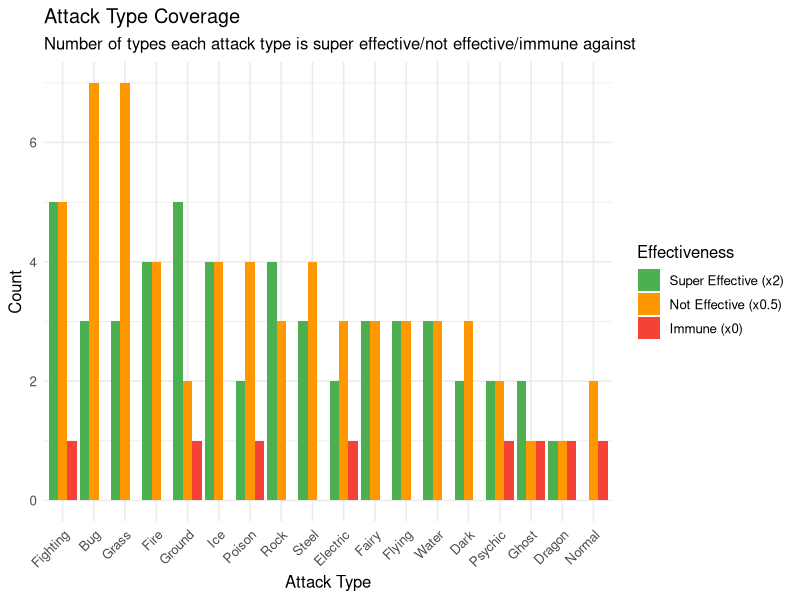
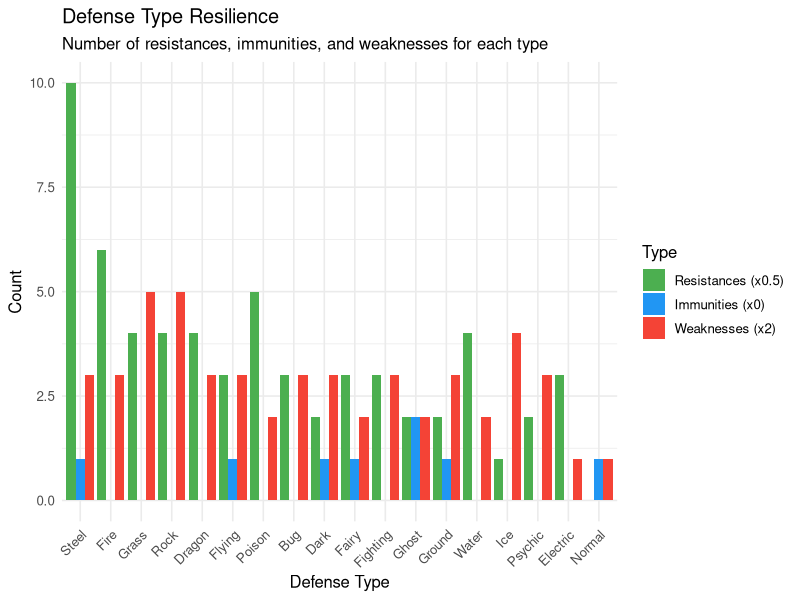
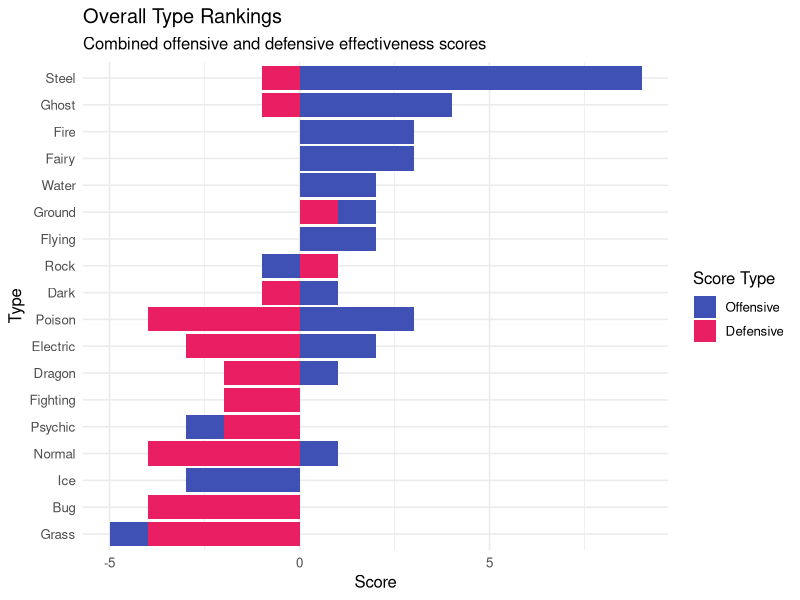
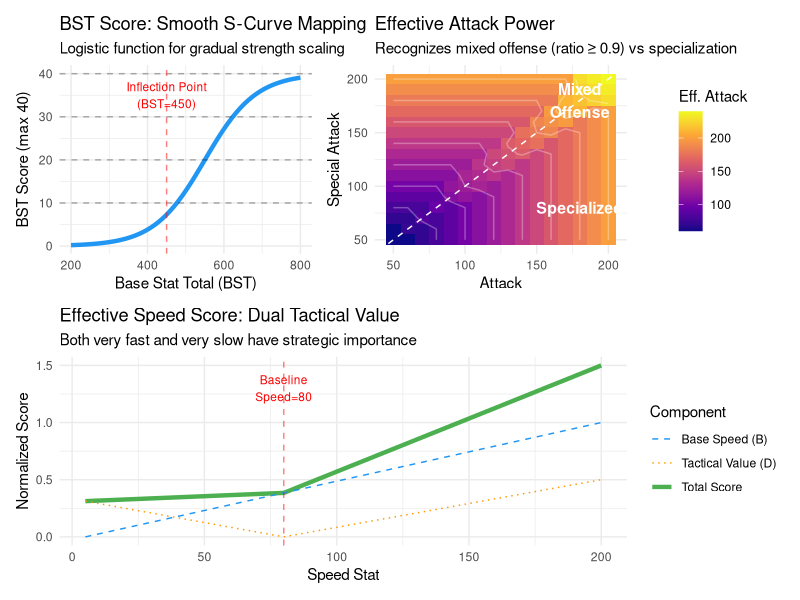
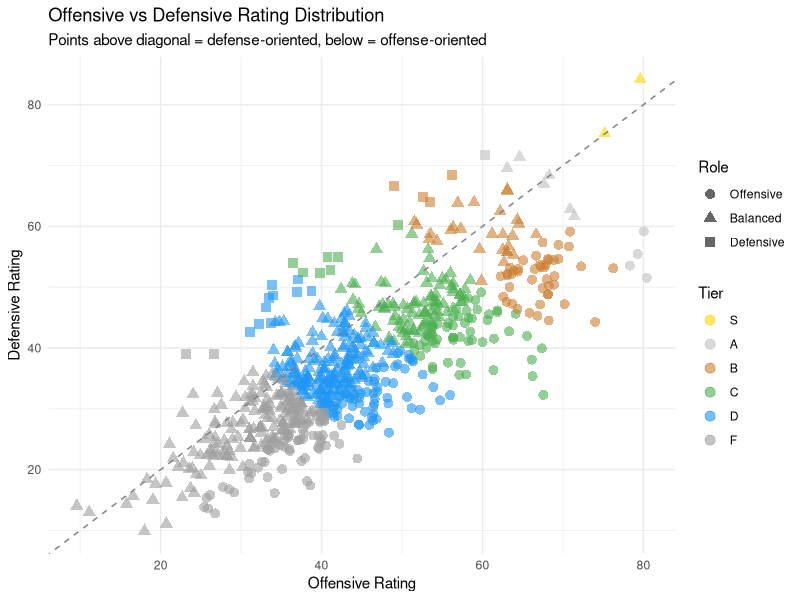
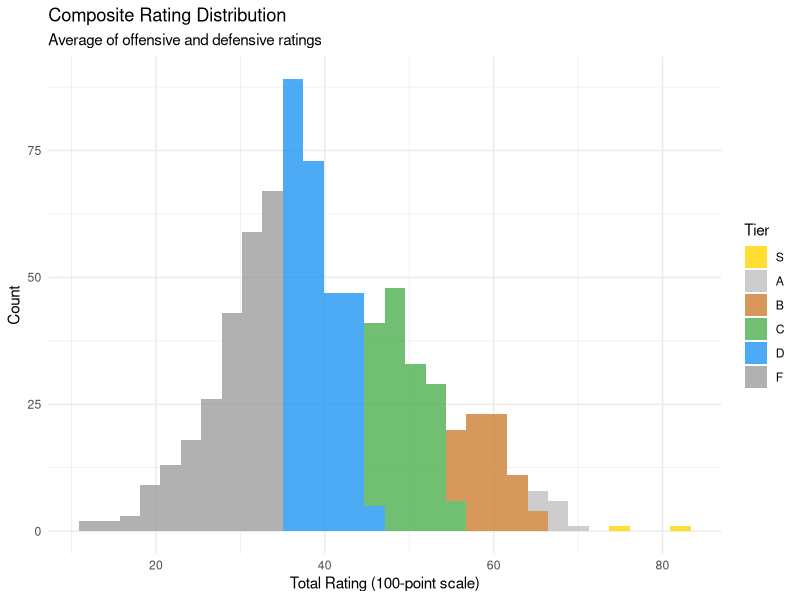
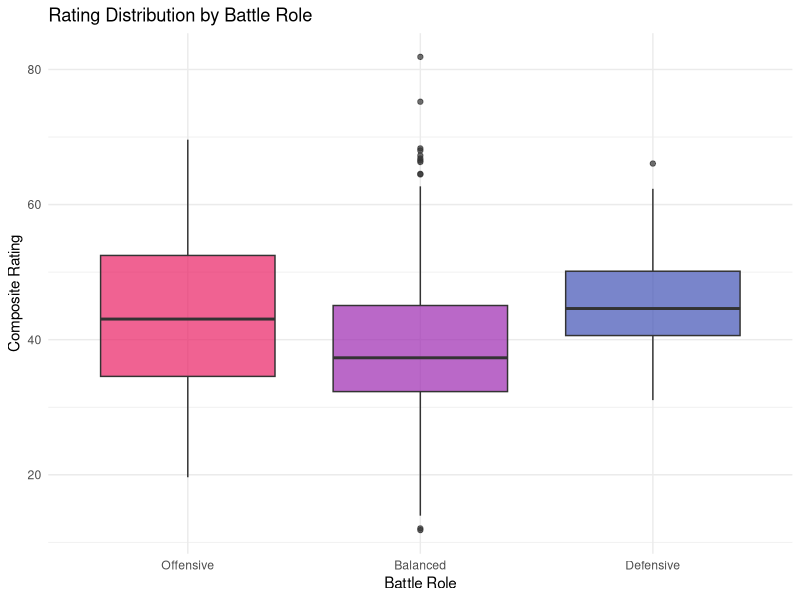

Write R code to recreate these figures, in order.
## ---- chunk 1
knitr::opts_chunk$set(
  echo = TRUE,
  message = FALSE,
  warning = FALSE,
  fig.width = 10,
  fig.height = 6
)
## ---- chunk 2
library(tidyverse)
library(knitr)
library(glue)
library(here)  # For robust path handling

set.seed(123)
theme_set(theme_minimal(base_size = 12))
## ---- chunk 3
# Load type effectiveness data
type_df <- read_csv("data/def_type_df.csv")

# Load Pokemon data
pokemon_df <- read_csv("data/pokemon_data_final_evolutions_enriched.csv")

# Restore factor levels
pokemon_df$generation <- factor(pokemon_df$generation, levels = paste0("Gen ", 1:9))
pokemon_df$category <- factor(pokemon_df$category,
  levels = c("Regular", "Legendary", "Mythical", "Paradox", "Ultra Beast")
)

cat(glue("Type matchups: {nrow(type_df)} combinations\n"))
cat(glue("Pokemon dataset: {nrow(pokemon_df)} Pokemon\n"))
## ---- chunk 4
# Calculate attack effectiveness for single types only
single_types <- c("Normal", "Fire", "Water", "Electric", "Grass", "Ice",
                  "Fighting", "Poison", "Ground", "Flying", "Psychic", "Bug",
                  "Rock", "Ghost", "Dragon", "Dark", "Steel", "Fairy")

# Filter to single defense types only for base analysis
single_type_matchups <- type_df |>
  filter(def_type %in% single_types)

# Count super-effective (x2), not very effective (x0.5), and immune (x0) for each attack type
attack_stats <- single_type_matchups |>
  group_by(atk_type) |>
  summarise(
    super_effective = sum(multiplier == 2),
    not_effective = sum(multiplier == 0.5),
    immune = sum(multiplier == 0),
    neutral = sum(multiplier == 1),
    .groups = "drop"
  ) |>
  mutate(
    offensive_score = super_effective - not_effective - immune * 2,
    coverage_ratio = super_effective / 18
  ) |>
  arrange(desc(super_effective))

kable(attack_stats, caption = "Attack Type Effectiveness (vs Single Types)")
## ---- chunk 5
# Visualize attack effectiveness
attack_stats |>
  pivot_longer(cols = c(super_effective, not_effective, immune),
               names_to = "effectiveness", values_to = "count") |>
  mutate(effectiveness = factor(effectiveness,
    levels = c("super_effective", "neutral", "not_effective", "immune"))) |>
  ggplot(aes(x = reorder(atk_type, -count), y = count, fill = effectiveness)) +
  geom_col(position = "dodge") +
  scale_fill_manual(values = c("super_effective" = "#4CAF50",
                                "not_effective" = "#FF9800",
                                "immune" = "#F44336"),
                    labels = c("Super Effective (x2)", "Not Effective (x0.5)", "Immune (x0)")) +
  labs(
    title = "Attack Type Coverage",
    subtitle = "Number of types each attack type is super effective/not effective/immune against",
    x = "Attack Type", y = "Count", fill = "Effectiveness"
  ) +
  theme(axis.text.x = element_text(angle = 45, hjust = 1))
## ---- chunk 6
# Best attack types (most super-effective)
best_attack <- attack_stats |>
  arrange(desc(super_effective)) |>
  head(5)

cat("=== TOP 5 ATTACK TYPES (Most Super-Effective Coverage) ===\n")
for (i in 1:nrow(best_attack)) {
  cat(glue("{i}. {best_attack$atk_type[i]}: {best_attack$super_effective[i]} types SE, {best_attack$not_effective[i]} types NVE, {best_attack$immune[i]} immunities\n\n"))
}

# Worst attack types (least super-effective + most resisted)
worst_attack <- attack_stats |>
  arrange(super_effective, desc(not_effective + immune)) |>
  head(5)

cat("\n=== BOTTOM 5 ATTACK TYPES (Least Effective Coverage) ===\n")
for (i in 1:nrow(worst_attack)) {
  cat(glue("{i}. {worst_attack$atk_type[i]}: {worst_attack$super_effective[i]} types SE, {worst_attack$not_effective[i]} types NVE, {worst_attack$immune[i]} immunities\n\n"))
}
## ---- chunk 7
# Calculate defense effectiveness for single types
defense_stats <- single_type_matchups |>
  group_by(def_type) |>
  summarise(
    weaknesses = sum(multiplier == 2),
    resistances = sum(multiplier == 0.5),
    immunities = sum(multiplier == 0),
    neutral = sum(multiplier == 1),
    .groups = "drop"
  ) |>
  mutate(
    defensive_score = resistances + immunities * 2 - weaknesses,
    resistance_ratio = (resistances + immunities) / 18
  ) |>
  arrange(desc(defensive_score))

kable(defense_stats, caption = "Defense Type Effectiveness (Single Types)")
## ---- chunk 8
# Visualize defense effectiveness
defense_stats |>
  pivot_longer(cols = c(weaknesses, resistances, immunities),
               names_to = "type", values_to = "count") |>
  mutate(type = factor(type, levels = c("resistances", "immunities", "weaknesses"))) |>
  ggplot(aes(x = reorder(def_type, -count), y = count, fill = type)) +
  geom_col(position = "dodge") +
  scale_fill_manual(values = c("resistances" = "#4CAF50",
                                "immunities" = "#2196F3",
                                "weaknesses" = "#F44336"),
                    labels = c("Resistances (x0.5)", "Immunities (x0)", "Weaknesses (x2)")) +
  labs(
    title = "Defense Type Resilience",
    subtitle = "Number of resistances, immunities, and weaknesses for each type",
    x = "Defense Type", y = "Count", fill = "Type"
  ) +
  theme(axis.text.x = element_text(angle = 45, hjust = 1))
## ---- chunk 9
# Best defense types (most resistances + immunities, fewest weaknesses)
best_defense <- defense_stats |>
  arrange(desc(defensive_score)) |>
  head(5)

cat("=== TOP 5 DEFENSE TYPES (Best Defensive Profile) ===\n")
for (i in 1:nrow(best_defense)) {
  cat(glue("{i}. {best_defense$def_type[i]}: {best_defense$resistances[i]} resistances, {best_defense$immunities[i]} immunities, {best_defense$weaknesses[i]} weaknesses\n\n"))
}

# Worst defense types
worst_defense <- defense_stats |>
  arrange(defensive_score) |>
  head(5)

cat("\n=== BOTTOM 5 DEFENSE TYPES (Worst Defensive Profile) ===\n")
for (i in 1:nrow(worst_defense)) {
  cat(glue("{i}. {worst_defense$def_type[i]}: {worst_defense$resistances[i]} resistances, {worst_defense$immunities[i]} immunities, {worst_defense$weaknesses[i]} weaknesses\n\n"))
}
## ---- chunk 10
# Get dual type combinations
dual_type_matchups <- type_df |>
  filter(str_detect(def_type, "/"))

# Calculate defense stats for dual types
dual_defense_stats <- dual_type_matchups |>
  group_by(def_type) |>
  summarise(
    weaknesses_4x = sum(multiplier == 4),
    weaknesses_2x = sum(multiplier == 2),
    resistances_half = sum(multiplier == 0.5),
    resistances_quarter = sum(multiplier == 0.25),
    immunities = sum(multiplier == 0),
    .groups = "drop"
  ) |>
  mutate(
    total_weaknesses = weaknesses_4x + weaknesses_2x,
    total_resistances = resistances_half + resistances_quarter + immunities,
    defensive_score = total_resistances - total_weaknesses - weaknesses_4x
  )

# Best dual types
best_dual <- dual_defense_stats |>
  arrange(desc(defensive_score)) |>
  head(10)

cat("=== TOP 10 DUAL TYPE COMBINATIONS (Defensive) ===\n")
kable(best_dual |> select(def_type, total_weaknesses, weaknesses_4x, total_resistances, immunities, defensive_score),
      caption = "Best Dual Type Combinations")

# Worst dual types
worst_dual <- dual_defense_stats |>
  arrange(defensive_score) |>
  head(10)

cat("\n=== BOTTOM 10 DUAL TYPE COMBINATIONS (Defensive) ===\n")
kable(worst_dual |> select(def_type, total_weaknesses, weaknesses_4x, total_resistances, immunities, defensive_score),
      caption = "Worst Dual Type Combinations")
## ---- chunk 11
# Create comprehensive type score combining offense and defense
type_overall <- attack_stats |>
  select(type = atk_type, offensive_score) |>
  left_join(
    defense_stats |> select(type = def_type, defensive_score),
    by = "type"
  ) |>
  mutate(
    overall_score = offensive_score + defensive_score
  ) |>
  arrange(desc(overall_score))

kable(type_overall, caption = "Overall Type Rankings (Offense + Defense Combined)")

# Visualize overall type rankings
type_overall |>
  pivot_longer(cols = c(offensive_score, defensive_score),
               names_to = "score_type", values_to = "score") |>
  ggplot(aes(x = reorder(type, overall_score), y = score, fill = score_type)) +
  geom_col(position = "stack") +
  coord_flip() +
  scale_fill_manual(values = c("offensive_score" = "#E91E63", "defensive_score" = "#3F51B5"),
                    labels = c("Offensive", "Defensive")) +
  labs(
    title = "Overall Type Rankings",
    subtitle = "Combined offensive and defensive effectiveness scores",
    x = "Type", y = "Score", fill = "Score Type"
  )
## ---- chunk 12
# Smooth BST Score Calculator (40 points max)
# Uses logistic function (S-curve) for smooth transition
calc_bst_score <- function(total, atk, spatk, eff_atk) {
  # Parameters for S-curve - adjusted for higher scores
  # Midpoint at BST=450 (shifted left to give higher scores overall)
  # Steepness: gradual transition from 250-700
  L <- 40      # Maximum score
  k <- 0.015   # Steepness (increased for faster growth)
  x0 <- 450    # Inflection point (lowered to boost scores)
  bst = total - atk - spatk + eff_atk  # Use effective attack to avoid double counting

  # Logistic function: L / (1 + exp(-k * (x - x0)))
  score <- L / (1 + exp(-k * (bst - x0)))

  # Ensure minimum of 5 points for very weak Pokemon
  return(score)
}

# Efficient Attack Power Calculator
# Recognizes mixed offense vs specialized attackers
calc_eff_atk <- function(atk, spatk){
  ratio <- pmin(atk, spatk) / pmax(atk, spatk)
  # If ratio >= 0.9, it's a mixed attacker: use weighted sum
  # Otherwise, it's specialized: use the higher value
  ifelse(ratio < 0.9, pmax(atk, spatk), 0.6*(atk + spatk))
}

# Durability Expectations Calculator
# Uses geometric mean to penalize unbalanced defenses
calc_eff_def <- function(hp, def, spdef){
  hp * sqrt(def * spdef)
}

# Effective Speed Score Calculator
# Dual evaluation: base speed + tactical value
calc_eff_spd <- function(spd, vmin, vmax, v0 = 80){
  # B: "Faster is better" - linear normalization
  B <- (spd - vmin) / (vmax - vmin)
  # D: "Tactical value" - distance from baseline speed
  # Both very fast and very slow have tactical value
  D <- (abs(spd - v0)) / max(v0 - vmin, vmax - v0)
  # Combined: base speed (67%) + tactical value (33%)
  B + 0.5 * D
}

# Offensive Stat Distribution Score (60 points)
calc_atk_score <- function(eff_atk_s, eff_def_s, eff_spd_s){
  # Attack-oriented: prioritize offense (50%) and speed (40%)
  # Minimal durability requirement (10%)
  (0.5*eff_atk_s + 0.1*eff_def_s + 0.4*eff_spd_s) * 60
}

# Defensive Stat Distribution Score (30 points from stats + 30 points from type)
calc_def_score <- function(eff_atk_s, eff_def_s, defense_score){
  # Defense-oriented: prioritize durability (80% of 30pts)
  # Keep some offensive threat (20% of 30pts)
  # Plus type advantage score (30pts from defensive matchups)
  (0.8*eff_def_s + 0.2*eff_atk_s) * 30 + 30 * defense_score/100
}
## ---- chunk 13
# Load or calculate defense type scores from dual-type analysis
# Create type combination string in canonical order
TYPE_ORDER <- c(
  "Normal","Fire","Water","Electric","Grass","Ice",
  "Fighting","Poison","Ground","Flying","Psychic",
  "Bug","Rock","Ghost","Dragon","Dark","Steel","Fairy"
)

# Calculate defense scores for all type combinations
def_type_scores <- dual_defense_stats |>
  select(def_type, defensive_score) |>
  mutate(
    # Normalize to 0-100 scale
    defense_score = scales::rescale(defensive_score, to = c(0, 100))
  )

# Add single type defense scores
single_def_scores <- defense_stats |>
  select(def_type, defensive_score) |>
  mutate(
    defense_score = scales::rescale(defensive_score, to = c(0, 100))
  )

# Combine both
all_def_scores <- bind_rows(def_type_scores, single_def_scores)
## ---- chunk 14
# Add defense type column to Pokemon data
pokemon_df_typed <- pokemon_df |>
  mutate(
    idx1 = match(type_1, TYPE_ORDER),
    idx2 = match(type_2, TYPE_ORDER),
    def_type = case_when(
      is.na(type_2) ~ type_1,
      TRUE ~ paste(
        TYPE_ORDER[pmin(idx1, idx2)],
        TYPE_ORDER[pmax(idx1, idx2)],
        sep = "/"
      )
    )
  ) |>
  left_join(
    all_def_scores |> select(def_type, defense_score),
    by = "def_type"
  ) |>
  # Fill missing defense scores with median
  mutate(defense_score = ifelse(is.na(defense_score), 50, defense_score))

# Calculate rating for each Pokemon
pokemon_rated <- pokemon_df_typed |>
  mutate(
    # Step 1: Calculate raw effective values
    eff_atk = calc_eff_atk(attack, sp_atk),
    eff_def = calc_eff_def(hp, defense, sp_def),
    eff_spd = calc_eff_spd(speed, min(speed), max(speed)),

    # Step 2: Normalize to [0,1] scale
    eff_atk_s = eff_atk / max(eff_atk),
    eff_def_s = eff_def / max(eff_def),
    eff_spd_s = eff_spd / max(eff_spd),

    # Step 3: Calculate BST score (shared by both ratings)
    bst_score = calc_bst_score(total, attack, sp_atk, eff_atk),

    # Step 4: Calculate final ratings
    offensive_rating = bst_score + calc_atk_score(eff_atk_s, eff_def_s, eff_spd_s),
    defensive_rating = bst_score + calc_def_score(eff_atk_s, eff_def_s, defense_score),

    # Step 5: Create composite score (average of both)
    total_rating = (offensive_rating + defensive_rating) / 2,

    # Tier Assignment based on composite score
    tier = case_when(
      total_rating >= 75 ~ "S",  # Elite Pokemon
      total_rating >= 65 ~ "A",  # Strong Pokemon
      total_rating >= 55 ~ "B",  # Above average
      total_rating >= 45 ~ "C",  # Average
      total_rating >= 35 ~ "D",  # Below average
      TRUE ~ "F"                 # Weak Pokemon
    ),

    # Role classification based on rating difference
    role = case_when(
      offensive_rating - defensive_rating > 10 ~ "Offensive",
      defensive_rating - offensive_rating > 10 ~ "Defensive",
      TRUE ~ "Balanced"
    )
  )

# Set tier as factor
pokemon_rated$tier <- factor(pokemon_rated$tier, levels = c("S", "A", "B", "C", "D", "F"))
pokemon_rated$role <- factor(pokemon_rated$role, levels = c("Offensive", "Balanced", "Defensive"))
## ---- chunk 15
# Create data for visualization
bst_range <- seq(200, 800, by = 5)
atk_pairs <- expand.grid(atk = seq(50, 200, 10), spatk = seq(50, 200, 10))
spd_range <- seq(5, 200, by = 5)

# BST Score visualization
bst_viz <- tibble(
  BST = bst_range,
  # Use dummy values for attack stats
  Score = sapply(bst_range, function(x) calc_bst_score(x, 100, 100, 100))
)

p1 <- ggplot(bst_viz, aes(x = BST, y = Score)) +
  geom_line(color = "#2196F3", size = 1.5) +
  geom_hline(yintercept = c(10, 20, 30, 40), linetype = "dashed", alpha = 0.3) +
  geom_vline(xintercept = 450, linetype = "dashed", color = "red", alpha = 0.5) +
  annotate("text", x = 450, y = 35, label = "Inflection Point\n(BST=450)",
           color = "red", size = 3) +
  labs(
    title = "BST Score: Smooth S-Curve Mapping",
    subtitle = "Logistic function for gradual strength scaling",
    x = "Base Stat Total (BST)", y = "BST Score (max 40)"
  ) +
  theme_minimal()

# Effective Attack visualization
eff_atk_viz <- atk_pairs |>
  mutate(
    eff_atk = calc_eff_atk(atk, spatk),
    ratio = pmin(atk, spatk) / pmax(atk, spatk),
    type = ifelse(ratio >= 0.9, "Mixed", "Specialized")
  )

p2 <- ggplot(eff_atk_viz, aes(x = atk, y = spatk, fill = eff_atk)) +
  geom_tile() +
  geom_contour(aes(z = eff_atk), color = "white", alpha = 0.3) +
  scale_fill_viridis_c(option = "plasma") +
  geom_abline(slope = 1, linetype = "dashed", color = "white") +
  annotate("text", x = 180, y = 180, label = "Mixed\nOffense",
           color = "white", size = 4, fontface = "bold") +
  annotate("text", x = 180, y = 80, label = "Specialized",
           color = "white", size = 4, fontface = "bold") +
  labs(
    title = "Effective Attack Power",
    subtitle = "Recognizes mixed offense (ratio ≥ 0.9) vs specialization",
    x = "Attack", y = "Special Attack", fill = "Eff. Attack"
  ) +
  theme_minimal()

# Effective Speed visualization
spd_viz <- tibble(
  Speed = spd_range,
  Score = calc_eff_spd(spd_range, min(spd_range), max(spd_range)),
  # Decompose into components
  B = (spd_range - min(spd_range)) / (max(spd_range) - min(spd_range)),
  D = abs(spd_range - 80) / max(80 - min(spd_range), max(spd_range) - 80) * 0.5
)

p3 <- ggplot(spd_viz, aes(x = Speed)) +
  geom_line(aes(y = Score, color = "Total Score"), size = 1.5) +
  geom_line(aes(y = B, color = "Base Speed (B)"), linetype = "dashed") +
  geom_line(aes(y = D, color = "Tactical Value (D)"), linetype = "dotted") +
  geom_vline(xintercept = 80, linetype = "dashed", color = "red", alpha = 0.5) +
  annotate("text", x = 80, y = 1.3, label = "Baseline\nSpeed=80",
           color = "red", size = 3) +
  scale_color_manual(values = c("Total Score" = "#4CAF50",
                                 "Base Speed (B)" = "#2196F3",
                                 "Tactical Value (D)" = "#FF9800")) +
  labs(
    title = "Effective Speed Score: Dual Tactical Value",
    subtitle = "Both very fast and very slow have strategic importance",
    x = "Speed Stat", y = "Normalized Score", color = "Component"
  ) +
  theme_minimal()

# Display all plots
if (requireNamespace("patchwork", quietly = TRUE)) {
  library(patchwork)
  (p1 | p2) / p3
} else {
  print(p1)
  print(p2)
  print(p3)
}
## ---- chunk 16
# Summary by tier
tier_summary <- pokemon_rated |>
  count(tier) |>
  mutate(percentage = round(100 * n / sum(n), 1))

kable(tier_summary, caption = "Pokemon Distribution by Tier")

# Summary by role
role_summary <- pokemon_rated |>
  count(role) |>
  mutate(percentage = round(100 * n / sum(n), 1))

kable(role_summary, caption = "Pokemon Distribution by Battle Role")

# Visualize dual rating distribution
ggplot(pokemon_rated, aes(x = offensive_rating, y = defensive_rating)) +
  geom_point(aes(color = tier, shape = role), alpha = 0.6, size = 3) +
  geom_abline(slope = 1, linetype = "dashed", color = "gray50") +
  scale_color_manual(values = c("S" = "#FFD700", "A" = "#C0C0C0", "B" = "#CD7F32",
                                 "C" = "#4CAF50", "D" = "#2196F3", "F" = "#9E9E9E")) +
  labs(
    title = "Offensive vs Defensive Rating Distribution",
    subtitle = "Points above diagonal = defense-oriented, below = offense-oriented",
    x = "Offensive Rating", y = "Defensive Rating",
    color = "Tier", shape = "Role"
  ) +
  theme_minimal()

# Rating distribution histogram
ggplot(pokemon_rated, aes(x = total_rating, fill = tier)) +
  geom_histogram(bins = 30, alpha = 0.8) +
  scale_fill_manual(values = c("S" = "#FFD700", "A" = "#C0C0C0", "B" = "#CD7F32",
                                "C" = "#4CAF50", "D" = "#2196F3", "F" = "#9E9E9E")) +
  labs(
    title = "Composite Rating Distribution",
    subtitle = "Average of offensive and defensive ratings",
    x = "Total Rating (100-point scale)", y = "Count", fill = "Tier"
  ) +
  theme_minimal()

# Rating by role
ggplot(pokemon_rated, aes(x = role, y = total_rating, fill = role)) +
  geom_boxplot(alpha = 0.7) +
  scale_fill_manual(values = c("Offensive" = "#E91E63",
                                "Balanced" = "#9C27B0",
                                "Defensive" = "#3F51B5")) +
  labs(
    title = "Rating Distribution by Battle Role",
    x = "Battle Role", y = "Composite Rating"
  ) +
  theme_minimal() +
  theme(legend.position = "none")
## ---- chunk 17
# Top 20 offensive Pokemon
top_offensive <- pokemon_rated |>
  arrange(desc(offensive_rating)) |>
  head(20) |>
  select(name, type_1, type_2, role, offensive_rating, defensive_rating, tier, eff_atk)

cat("=== TOP 20 OFFENSIVE POKEMON ===\n")
kable(top_offensive, caption = "Top 20 Offensive Pokemon", digits = 1)

# Top 20 defensive Pokemon
top_defensive <- pokemon_rated |>
  arrange(desc(defensive_rating)) |>
  head(20) |>
  select(name, type_1, type_2, def_type, role, defensive_rating, offensive_rating, tier, defense_score)

cat("\n=== TOP 20 DEFENSIVE POKEMON ===\n")
kable(top_defensive, caption = "Top 20 Defensive Pokemon", digits = 1)

# Top 20 balanced Pokemon (high composite score)
top_balanced <- pokemon_rated |>
  filter(role == "Balanced") |>
  arrange(desc(total_rating)) |>
  head(20) |>
  select(name, type_1, type_2, total_rating, offensive_rating, defensive_rating, tier)

cat("\n=== TOP 20 BALANCED POKEMON ===\n")
kable(top_balanced, caption = "Top 20 Balanced Pokemon", digits = 1)

# Top regular Pokemon (for beginners)
top_regular <- pokemon_rated |>
  filter(category == "Regular") |>
  arrange(desc(total_rating)) |>
  head(20) |>
  select(name, type_1, type_2, role, total_rating, offensive_rating, defensive_rating, tier)

cat("\n=== TOP 20 REGULAR POKEMON (For Beginners) ===\n")
kable(top_regular, caption = "Top 20 Regular Pokemon", digits = 1)
## ---- chunk 18
# Best offensive Pokemon for each primary type
best_offensive_by_type <- pokemon_rated |>
  filter(category == "Regular") |>
  group_by(type_1) |>
  slice_max(offensive_rating, n = 1) |>
  ungroup() |>
  arrange(desc(offensive_rating)) |>
  select(type_1, name, offensive_rating, role, tier)

cat("=== BEST OFFENSIVE POKEMON BY TYPE (Regular Only) ===\n")
kable(best_offensive_by_type, caption = "Best Offensive Pokemon by Type", digits = 1)

# Best defensive Pokemon for each primary type
best_defensive_by_type <- pokemon_rated |>
  filter(category == "Regular") |>
  group_by(type_1) |>
  slice_max(defensive_rating, n = 1) |>
  ungroup() |>
  arrange(desc(defensive_rating)) |>
  select(type_1, name, defensive_rating, role, tier)

cat("\n=== BEST DEFENSIVE POKEMON BY TYPE (Regular Only) ===\n")
kable(best_defensive_by_type, caption = "Best Defensive Pokemon by Type", digits = 1)
## ---- chunk 19
# Create output directory
dir.create(here("data", "analysis", "rating"), recursive = TRUE, showWarnings = FALSE)

# Save rated Pokemon data to CSV
write_csv(pokemon_rated, here("data", "analysis", "rating", "pokemon_rated_dual.csv"))

# Create summary statistics
rating_summary <- pokemon_rated |>
  summarise(
    total_pokemon = n(),
    avg_total_rating = mean(total_rating),
    avg_offensive_rating = mean(offensive_rating),
    avg_defensive_rating = mean(defensive_rating),
    median_total_rating = median(total_rating),
    min_total_rating = min(total_rating),
    max_total_rating = max(total_rating),
    s_tier_count = sum(tier == "S"),
    a_tier_count = sum(tier == "A"),
    b_tier_count = sum(tier == "B"),
    c_tier_count = sum(tier == "C"),
    d_tier_count = sum(tier == "D"),
    f_tier_count = sum(tier == "F"),
    offensive_count = sum(role == "Offensive"),
    balanced_count = sum(role == "Balanced"),
    defensive_count = sum(role == "Defensive"),
    avg_bst_score = mean(bst_score),
    avg_eff_atk = mean(eff_atk),
    avg_eff_def = mean(eff_def),
    avg_eff_spd = mean(eff_spd)
  )

write_csv(rating_summary, here("data", "analysis", "rating", "rating_summary_dual.csv"))

# Export top Pokemon lists for reference
write_csv(top_offensive, here("data", "analysis", "rating", "top_offensive_pokemon.csv"))
write_csv(top_defensive, here("data", "analysis", "rating", "top_defensive_pokemon.csv"))
write_csv(top_balanced, here("data", "analysis", "rating", "top_balanced_pokemon.csv"))
write_csv(top_regular, here("data", "analysis", "rating", "top_regular_pokemon.csv"))

cat("\n=== DUAL RATING SYSTEM SUMMARY ===\n")
cat(sprintf("Total Pokemon: %d\n", rating_summary$total_pokemon))
cat(sprintf("\nAverage Ratings:\n"))
cat(sprintf("  Composite Rating: %.1f / 100\n", rating_summary$avg_total_rating))
cat(sprintf("  Offensive Rating: %.1f / 100\n", rating_summary$avg_offensive_rating))
cat(sprintf("  Defensive Rating: %.1f / 100\n", rating_summary$avg_defensive_rating))
cat(sprintf("\nRating Range: %.1f - %.1f\n", rating_summary$min_total_rating, rating_summary$max_total_rating))
cat(sprintf("\nTier Distribution:\n"))
cat(sprintf("  S Tier: %d (%.1f%%)\n", rating_summary$s_tier_count, 100*rating_summary$s_tier_count/rating_summary$total_pokemon))
cat(sprintf("  A Tier: %d (%.1f%%)\n", rating_summary$a_tier_count, 100*rating_summary$a_tier_count/rating_summary$total_pokemon))
cat(sprintf("  B Tier: %d (%.1f%%)\n", rating_summary$b_tier_count, 100*rating_summary$b_tier_count/rating_summary$total_pokemon))
cat(sprintf("  C Tier: %d (%.1f%%)\n", rating_summary$c_tier_count, 100*rating_summary$c_tier_count/rating_summary$total_pokemon))
cat(sprintf("  D Tier: %d (%.1f%%)\n", rating_summary$d_tier_count, 100*rating_summary$d_tier_count/rating_summary$total_pokemon))
cat(sprintf("  F Tier: %d (%.1f%%)\n", rating_summary$f_tier_count, 100*rating_summary$f_tier_count/rating_summary$total_pokemon))
cat(sprintf("\nRole Distribution:\n"))
cat(sprintf("  Offensive: %d (%.1f%%)\n", rating_summary$offensive_count, 100*rating_summary$offensive_count/rating_summary$total_pokemon))
cat(sprintf("  Balanced: %d (%.1f%%)\n", rating_summary$balanced_count, 100*rating_summary$balanced_count/rating_summary$total_pokemon))
cat(sprintf("  Defensive: %d (%.1f%%)\n", rating_summary$defensive_count, 100*rating_summary$defensive_count/rating_summary$total_pokemon))
cat(sprintf("\nComponent Score Averages:\n"))
cat(sprintf("  BST Score: %.1f / 40\n", rating_summary$avg_bst_score))
cat(sprintf("  Effective Attack: %.1f\n", rating_summary$avg_eff_atk))
cat(sprintf("  Effective Defense: %.1f\n", rating_summary$avg_eff_def))
cat(sprintf("  Effective Speed: %.1f\n", rating_summary$avg_eff_spd))

cat("\n✓ Results exported to data/analysis/rating/:\n")
cat("  - pokemon_rated_dual.csv (Complete ratings)\n")
cat("  - rating_summary_dual.csv (Summary statistics)\n")
cat("  - top_offensive_pokemon.csv (Top 20 offensive)\n")
cat("  - top_defensive_pokemon.csv (Top 20 defensive)\n")
cat("  - top_balanced_pokemon.csv (Top 20 balanced)\n")
cat("  - top_regular_pokemon.csv (Top 20 for beginners)\n")
